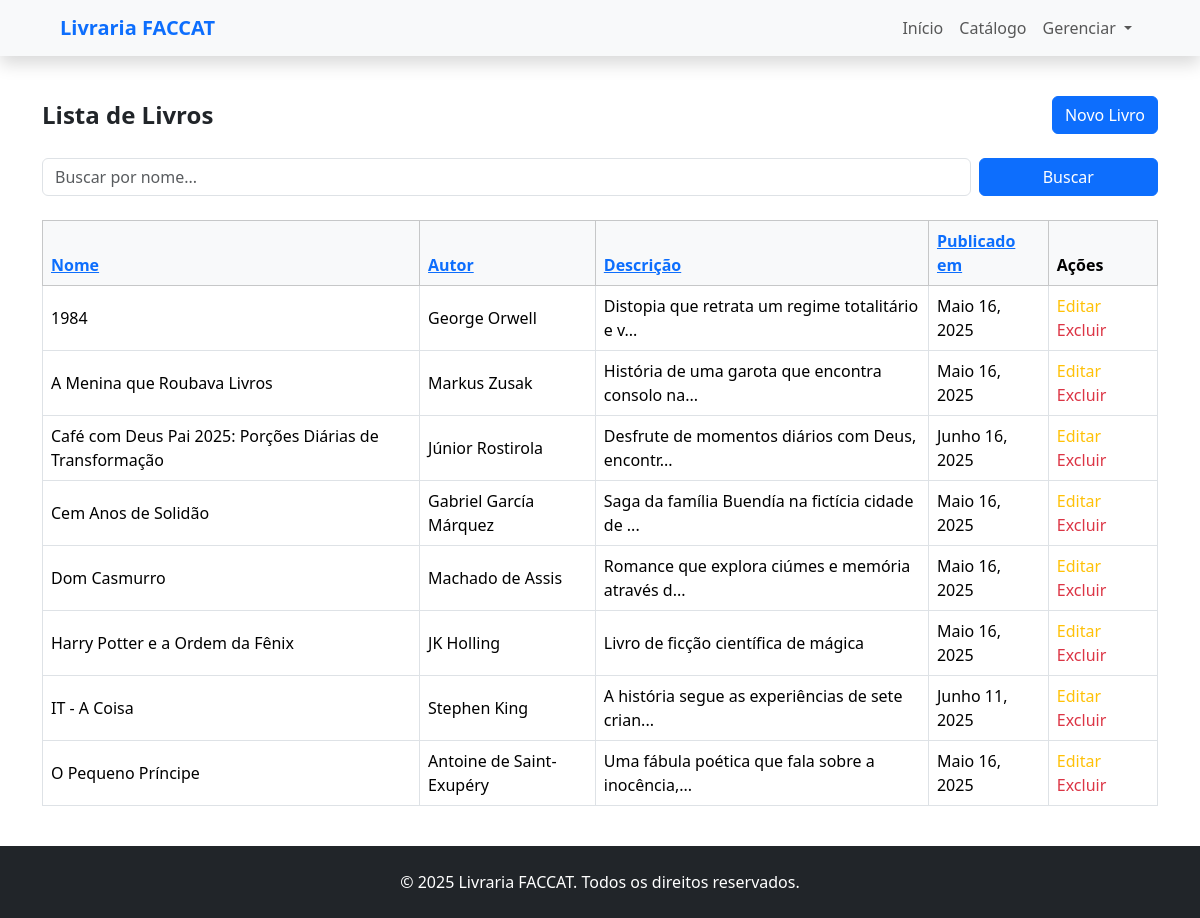
Page /livros/gerenciarLivros/ordenar/nome?busca= on the committed database.
### livros/models.py (models this page shows, shortened)
class Livro(models.Model):
    nome = models.CharField(max_length=100)
    autor = models.CharField(max_length=100)
    descricao = models.TextField()
    data_publicacao = models.DateField(auto_now_add=True)
    url = models.URLField(blank=True, null=True)

### livros/views.py (the view)
# urls.py: path('gerenciarLivros/ordenar/<ordem>', views.ordenar_livros, name='ordenar_livros'),
def ordenar_livros(request, ordem):
    busca = request.GET.get('busca', '')
    livros = Livro.objects.all()
    if busca:
        livros = livros.filter(nome__icontains=busca)
    campo_ordenacao = ORDENACAO_LIVROS_LOOKUP.get(ordem)
    livros = livros.order_by(campo_ordenacao)
    dados = {
        'livros': livros,
        'query': busca,
    }
    return render(request, 'livros/gerenciar_livros.html', dados)

### livros/templates/livros/gerenciar_livros.html (shortened to what this page needs)
{% extends 'base.html' %}
{% block content %}
<div class="container my-4">
    <div class="d-flex justify-content-between align-items-center mb-4">
        <h1 class="h4 fw-bold mb-0">Lista de Livros</h1>
        <a href="{% url 'cadastrar_livro' %}" class="btn btn-primary">
            Novo Livro
        </a>
    </div>
    <form method="get" class="row g-2 mb-4">
        <div class="col-md-10">
            <input type="text" name="busca" placeholder="Buscar por nome..." value="{{ request.GET.busca }}"
                class="form-control" />
        </div>
        <div class="col-md-2">
            <button type="submit" class="btn btn-primary w-100">Buscar</button>
        </div>
    </form>
    <div class="table-responsive">
        <table class="table table-bordered table-hover align-middle">
            <thead class="table-light">
                <tr>
                    <th><a href="{% url 'ordenar_livros' 'nome' %}?busca={{ query }}">Nome</a></th>
                    <th><a href="{% url 'ordenar_livros' 'autor' %}?busca={{ query }}">Autor</a></th>
                    <th><a href="{% url 'ordenar_livros' 'descricao' %}?busca={{ query }}">Descrição</a></th>
                    <th><a href="{% url 'ordenar_livros' 'data_publicacao' %}?busca={{ query }}">Publicado em</a></th>
                    <th>Ações</th>
                </tr>
            </thead>
            <tbody>
                {% for livro in livros %}
                <tr>
                    <td>{{ livro.nome }}</td>
                    <td>{{ livro.autor }}</td>
                    <td>{{ livro.descricao|truncatechars:50 }}</td>
                    <td>{{ livro.data_publicacao }}</td>
                    <td>
                        <a href="{% url 'editar_livro' id=livro.id %}" class="text-warning me-2 text-decoration-none">
                            Editar
                        </a>
                        <a href="{% url 'deletar_livro' id=livro.id %}" class="text-danger text-decoration-none">
                            Excluir
                        </a>
                    </td>
                </tr>
                {% empty %}
                <tr>
                    <td colspan="5" class="text-center py-4">Nenhum livro cadastrado.</td>
                </tr>
                {% endfor %}
            </tbody>
        </table>
    </div>
</div>
{% endblock %}

### rows in the picture
Livro: nome "1984", autor "George Orwell", descricao "Distopia que retrata um regime totalitário e v...", data_publicacao "Maio 16, 2025"
Livro: nome "A Menina que Roubava Livros", autor "Markus Zusak", descricao "História de uma garota que encontra consolo na...", data_publicacao "Maio 16, 2025"
Livro: nome "Café com Deus Pai 2025: Porções Diárias de Transformação", autor "Júnior Rostirola", descricao "Desfrute de momentos diários com Deus, encontr...", data_publicacao "Junho 16, 2025"
Livro: nome "Cem Anos de Solidão", autor "Gabriel García Márquez", descricao "Saga da família Buendía na fictícia cidade de ...", data_publicacao "Maio 16, 2025"
Livro: nome "Dom Casmurro", autor "Machado de Assis", descricao "Romance que explora ciúmes e memória através d...", data_publicacao "Maio 16, 2025"
Livro: nome "Harry Potter e a Ordem da Fênix", autor "JK Holling", descricao "Livro de ficção científica de mágica", data_publicacao "Maio 16, 2025"
Livro: nome "IT - A Coisa", autor "Stephen King", descricao "A história segue as experiências de sete crian...", data_publicacao "Junho 11, 2025"
Livro: nome "O Pequeno Príncipe", autor "Antoine de Saint-Exupéry", descricao "Uma fábula poética que fala sobre a inocência,...", data_publicacao "Maio 16, 2025"
